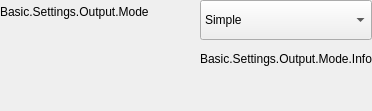
        <widget class="QFrame" name="frame_SettingMode">
         <property name="sizePolicy">
          <sizepolicy hsizetype="Preferred" vsizetype="Fixed">
           <horstretch>0</horstretch>
           <verstretch>0</verstretch>
          </sizepolicy>
         </property>
         <property name="minimumSize">
          <size>
           <width>0</width>
           <height>0</height>
          </size>
         </property>
         <property name="maximumSize">
          <size>
           <width>16777215</width>
           <height>16777215</height>
          </size>
         </property>
         <property name="frameShape">
          <enum>QFrame::NoFrame</enum>
         </property>
         <property name="frameShadow">
          <enum>QFrame::Raised</enum>
         </property>
         <layout class="QFormLayout" name="formLayout">
          <property name="horizontalSpacing">
           <number>0</number>
          </property>
          <property name="verticalSpacing">
           <number>12</number>
          </property>
          <property name="leftMargin">
           <number>0</number>
          </property>
          <property name="topMargin">
           <number>0</number>
          </property>
          <property name="rightMargin">
           <number>0</number>
          </property>
          <property name="bottomMargin">
           <number>45</number>
          </property>
          <item row="0" column="0">
           <widget class="QLabel" name="label_SettingMode">
            <property name="minimumSize">
             <size>
              <width>200</width>
              <height>0</height>
             </size>
            </property>
            <property name="maximumSize">
             <size>
              <width>200</width>
              <height>16777215</height>
             </size>
            </property>
            <property name="text">
             <string>Basic.Settings.Output.Mode</string>
            </property>
           </widget>
          </item>
          <item row="0" column="1">
           <widget class="QComboBox" name="comboBox_SettingMode">
            <property name="minimumSize">
             <size>
              <width>0</width>
              <height>40</height>
             </size>
            </property>
            <property name="maximumSize">
             <size>
              <width>16777215</width>
              <height>40</height>
             </size>
            </property>
            <item>
             <property name="text">
              <string>Simple</string>
             </property>
            </item>
            <item>
             <property name="text">
              <string>Advanced</string>
             </property>
            </item>
           </widget>
          </item>
          <item row="1" column="1">
           <widget class="QLabel" name="label_SettingModeInfo">
            <property name="text">
             <string>Basic.Settings.Output.Mode.Info</string>
            </property>
           </widget>
          </item>
         </layout>
        </widget>
